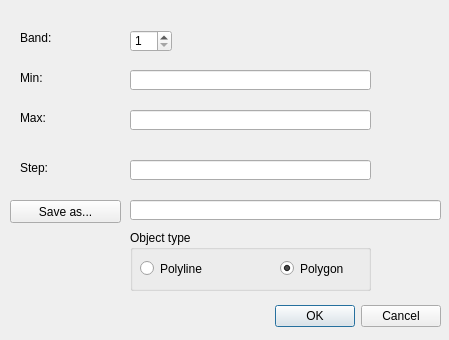
<?xml version="1.0" encoding="UTF-8"?>
<ui version="4.0">
 <class>Isopoly</class>
 <widget class="QDialog" name="Isopoly">
  <property name="geometry">
   <rect>
    <x>0</x>
    <y>0</y>
    <width>449</width>
    <height>340</height>
   </rect>
  </property>
  <property name="windowTitle">
   <string>Isolines generation</string>
  </property>
  <widget class="QDialogButtonBox" name="buttonBox">
   <property name="geometry">
    <rect>
     <x>100</x>
     <y>300</y>
     <width>341</width>
     <height>32</height>
    </rect>
   </property>
   <property name="orientation">
    <enum>Qt::Horizontal</enum>
   </property>
   <property name="standardButtons">
    <set>QDialogButtonBox::Cancel|QDialogButtonBox::Ok</set>
   </property>
  </widget>
  <widget class="QLineEdit" name="lineEdit">
   <property name="geometry">
    <rect>
     <x>130</x>
     <y>70</y>
     <width>241</width>
     <height>20</height>
    </rect>
   </property>
  </widget>
  <widget class="QLineEdit" name="lineEdit_2">
   <property name="geometry">
    <rect>
     <x>130</x>
     <y>110</y>
     <width>241</width>
     <height>20</height>
    </rect>
   </property>
  </widget>
  <widget class="QLineEdit" name="lineEdit_3">
   <property name="geometry">
    <rect>
     <x>130</x>
     <y>160</y>
     <width>241</width>
     <height>20</height>
    </rect>
   </property>
  </widget>
  <widget class="QLabel" name="label">
   <property name="geometry">
    <rect>
     <x>20</x>
     <y>70</y>
     <width>101</width>
     <height>16</height>
    </rect>
   </property>
   <property name="text">
    <string>Min:</string>
   </property>
  </widget>
  <widget class="QLabel" name="label_2">
   <property name="geometry">
    <rect>
     <x>20</x>
     <y>110</y>
     <width>101</width>
     <height>16</height>
    </rect>
   </property>
   <property name="text">
    <string>Max:</string>
   </property>
  </widget>
  <widget class="QLabel" name="label_3">
   <property name="geometry">
    <rect>
     <x>20</x>
     <y>160</y>
     <width>101</width>
     <height>16</height>
    </rect>
   </property>
   <property name="text">
    <string>Step:</string>
   </property>
  </widget>
  <widget class="QGroupBox" name="groupBox">
   <property name="geometry">
    <rect>
     <x>130</x>
     <y>230</y>
     <width>241</width>
     <height>61</height>
    </rect>
   </property>
   <property name="title">
    <string>Object type</string>
   </property>
   <widget class="QRadioButton" name="radioButton">
    <property name="geometry">
     <rect>
      <x>10</x>
      <y>30</y>
      <width>82</width>
      <height>17</height>
     </rect>
    </property>
    <property name="text">
     <string>Polyline</string>
    </property>
   </widget>
   <widget class="QRadioButton" name="radioButton_2">
    <property name="geometry">
     <rect>
      <x>150</x>
      <y>30</y>
      <width>82</width>
      <height>17</height>
     </rect>
    </property>
    <property name="text">
     <string>Polygon</string>
    </property>
    <property name="checked">
     <bool>true</bool>
    </property>
   </widget>
  </widget>
  <widget class="QLabel" name="label_4">
   <property name="geometry">
    <rect>
     <x>20</x>
     <y>30</y>
     <width>101</width>
     <height>16</height>
    </rect>
   </property>
   <property name="text">
    <string>Band:</string>
   </property>
  </widget>
  <widget class="QLineEdit" name="lineEdit_5">
   <property name="geometry">
    <rect>
     <x>130</x>
     <y>200</y>
     <width>311</width>
     <height>20</height>
    </rect>
   </property>
  </widget>
  <widget class="QPushButton" name="pushButton">
   <property name="geometry">
    <rect>
     <x>10</x>
     <y>200</y>
     <width>111</width>
     <height>23</height>
    </rect>
   </property>
   <property name="text">
    <string>Save as...</string>
   </property>
  </widget>
  <widget class="QSpinBox" name="spinBox">
   <property name="geometry">
    <rect>
     <x>130</x>
     <y>30</y>
     <width>42</width>
     <height>22</height>
    </rect>
   </property>
   <property name="minimum">
    <number>1</number>
   </property>
   <property name="maximum">
    <number>3</number>
   </property>
  </widget>
 </widget>
 <resources/>
 <connections>
  <connection>
   <sender>buttonBox</sender>
   <signal>accepted()</signal>
   <receiver>Isopoly</receiver>
   <slot>accept()</slot>
   <hints>
    <hint type="sourcelabel">
     <x>248</x>
     <y>254</y>
    </hint>
    <hint type="destinationlabel">
     <x>157</x>
     <y>274</y>
    </hint>
   </hints>
  </connection>
  <connection>
   <sender>buttonBox</sender>
   <signal>rejected()</signal>
   <receiver>Isopoly</receiver>
   <slot>reject()</slot>
   <hints>
    <hint type="sourcelabel">
     <x>316</x>
     <y>260</y>
    </hint>
    <hint type="destinationlabel">
     <x>286</x>
     <y>274</y>
    </hint>
   </hints>
  </connection>
 </connections>
</ui>
